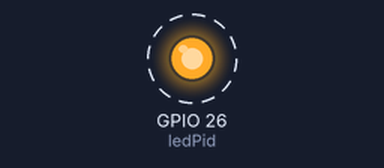
The program below on a simulated ESP32. Parts: output pins drawn as LEDs (lit = HIGH). Dashed ring = blinking.

Above: at 0.5 s.
Timing chart, 0 to 4.6 s (numbered marks = the images above):
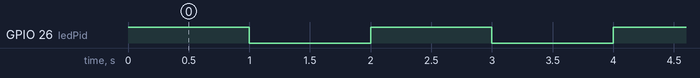

The program:

main.cpp
```cpp
#include <Arduino.h>

constexpr int ledPid = 26;
constexpr int blinkFrequencyMs = 1000;

void setup() {
    pinMode(ledPid, OUTPUT);
}

void loop() {
    digitalWrite(ledPid, HIGH);
    delay(blinkFrequencyMs);
    digitalWrite(ledPid, LOW);
    delay(blinkFrequencyMs);
}
```

Measured:
- by itself, GPIO 26 (ledPid): alternates HIGH for 1.0 s and LOW for 1.0 s
